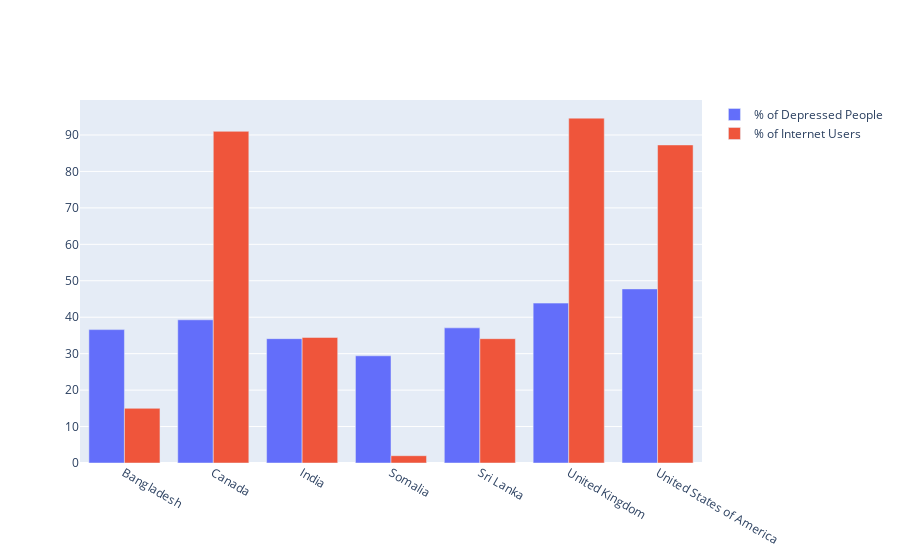

The notebook cell saved with this chart:
### Code cell
countries = [ 'Canada', 'Bangladesh', 'India','United Kingdom', 'United States of America', 'Somalia', 'Sri Lanka']

Specific_country_df = cumulative_df.loc[cumulative_df['country'].isin(countries)]

Specific_country_df = Specific_country_df[['country', '% of Depressed People', '% of Internet Users']]

countries = [ 'Bangladesh', 'Canada', 'India','Somalia', 'Sri Lanka','United Kingdom', 'United States of America']

fig = go.Figure(data=[
    go.Bar(name='% of Depressed People', x=countries, y=[36.60, 39.29, 34.12 , 29.41, 37.08, 43.87, 47.77]),
    go.Bar(name='% of Internet Users', x=countries, y=[15.00, 91.00,34.45, 2.00, 34.11, 94.62, 87.27])
])
# Change the bar mode
fig.update_layout(barmode='group')
fig.show()

### Figure 1 — Plotly figure (JSON) as saved in the notebook; plotly's stock layout.template omitted (floating-point values rounded to 4 significant figures)
{"data": [{"name": "% of Depressed People", "type": "bar", "x": ["Bangladesh", "Canada", "India", "Somalia", "Sri Lanka", "United Kingdom", "United States of America"], "y": [36.6, 39.29, 34.12, 29.41, 37.08, 43.87, 47.77]}, {"name": "% of Internet Users", "type": "bar", "x": ["Bangladesh", "Canada", "India", "Somalia", "Sri Lanka", "United Kingdom", "United States of America"], "y": [15, 91, 34.45, 2, 34.11, 94.62, 87.27]}], "layout": {"barmode": "group"}}
